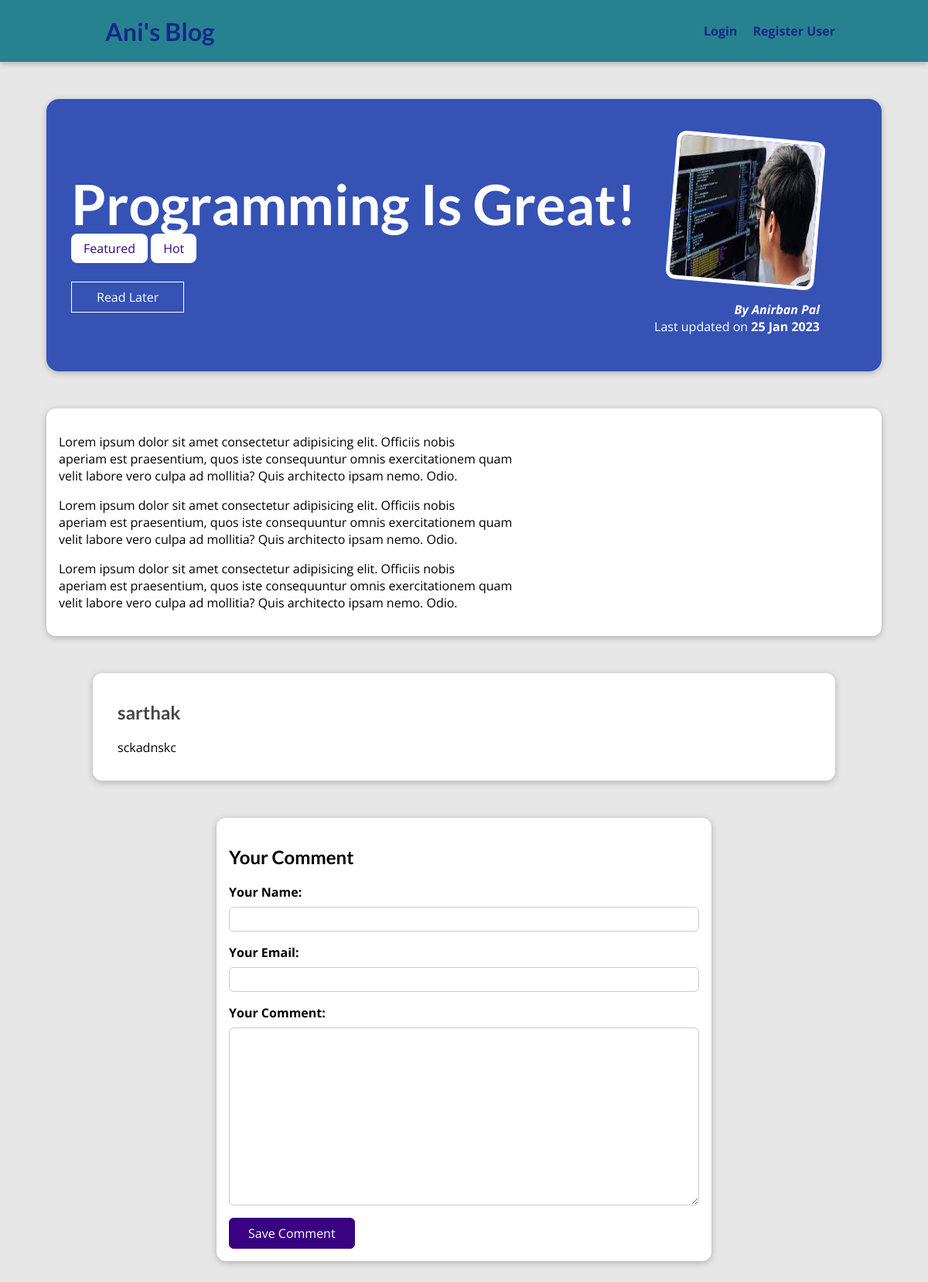
Page /posts/programming-is-fun on the committed database.
### blog/models.py (models this page shows, shortened)
class Post(models.Model):
    title = models.CharField(max_length=150)
    excerpt = models.CharField(max_length=200)
    image = models.ImageField(upload_to="posts", null=True)
    date = models.DateField(auto_now=True)
    slug = models.SlugField(unique=True, db_index=True)
    content = models.TextField(validators=[MinLengthValidator(10)])
    author = models.ForeignKey(
        Author, on_delete=models.SET_NULL, null=True, related_name="posts")
    tags = models.ManyToManyField(Tag)

class Tag(models.Model):
    caption = models.CharField(max_length=20)

class Author(models.Model):
    first_name = models.CharField(max_length=150)
    last_name = models.CharField(max_length=150)
    email_address = models.EmailField()
    def full_name(self):
        return f"{self.first_name} {self.last_name}"
    def __str__(self):
        return self.full_name()

class Comment(models.Model):
    user_name = models.CharField(max_length=120)
    user_email = models.EmailField()
    text = models.TextField(max_length=400)
    post = models.ForeignKey(
        Post, on_delete=models.CASCADE, related_name="comments")

### blog/views.py (the view, shortened to what this page needs)
# urls.py: path("posts/<slug:slug>", views.SinglePostView.as_view(),
class SinglePostView(View):
    def is_stored_post(self, request, post_id):
        stored_posts = request.session.get("stored_posts")
        if stored_posts is not None:
          is_saved_for_later = post_id in stored_posts
        else:
          is_saved_for_later = False
        return is_saved_for_later
    def get(self, request, slug):
        post = Post.objects.get(slug=slug)
        context = {
            "post": post,
            "post_tags": post.tags.all(),
            "comment_form": CommentForm(),
            "comments": post.comments.all().order_by("-id"),
            "saved_for_later": self.is_stored_post(request, post.id)
        }
        return render(request, "blog/post-detail.html", context)

### blog/forms.py
class CommentForm(forms.ModelForm):
    class Meta:
        model = Comment
        exclude = ["post"]
        labels = {
          "user_name": "Your Name",
          "user_email": "Your Email",
          "text": "Your Comment"
        }

### blog/templates/blog/post-detail.html (shortened to what this page needs)
{% extends "base.html" %}
{% load static %}
{% block css_files %}
<link rel="stylesheet" href="{% static "blog/post-detail.css" %}" />
{% endblock %}
{% block content %}
<section id="summary">
  <h2>{{ post.title }}</h2>
  <div>
    {% for tag in post_tags %}
      <span class="tag">{{ tag.caption }}</span>
    {% endfor %}
  </div>
  <div id="read-later">
    <form action="{% url "read-later" %}" method="POST">
      <button>
        {% if saved_for_later %}
          Remove from "Read Later" List
        {% else %}
          Read Later
        {% endif %}
      </button>
    </form>
  </div>
  <article>
    <img src="{{ post.image.url }}" alt="{{ post.title }}" />
    <address>By <a href="mailto:{{ post.author.email_address }}">{{ post.author }}</a></address>
    <div>Last updated on <time>{{ post.date|date:"d M Y" }}</time></div>
  </article>
</section>
<main>
  {{ post.content|linebreaks }}
</main>
<section id="comments">
  <ul>
    {% for comment in comments %}
      <li>
        <h2>{{ comment.user_name }}</h2>
        <p>{{ comment.text|linebreaks }}</p>
      </li>
    {% endfor %}
  </ul>
</section>
<section id="comment-form">
  <h2>Your Comment</h2>
  <form action="{% url "post-detail-page" post.slug %}" method="POST">
    {% for form_field in comment_form %}
      <div class="form-control {% if form_field.errors %}invalid{% endif %}">
        {{ form_field.label_tag }}
        {{ form_field }}
      </div>
    {% endfor %}
    <button>Save Comment</button>
  </form>
</section>
{% endblock %}

### static/app.css (style rules this page uses)
* { box-sizing: border-box; }
html { font-family: 'Open Sans', 'Lato', sans-serif; }
body { margin: 0; }
h1, h2, h3 { font-family: 'Lato', sans-serif; font-weight: bold; color: black; }

### blog/static/blog/post-detail.css (style rules this page uses)
body { background-color: #e7e7e7; }
#summary { margin: 8rem auto 3rem auto; padding: 2rem; width: 90%; max-width: 90rem; border-radius: 16px; background-color: #3552b4; position: relative; box-shadow: 0 2px 8px rgba(0, 0, 0, 0.25); height: 22rem; }
#summary h2 { color: white; font-size: 4.5rem; margin-bottom: 0.25rem; }
#summary article { position: absolute; top: 2rem; right: 3rem; padding: 1rem 2rem; border-radius: 12px; text-align: right; color: white; }
#summary article img { width: 12rem; height: 12rem; border-radius: 12px; transform: rotateZ(5deg); border: 5px solid white; margin-bottom: 1rem; }
#summary address { font-weight: bold; }
#summary a { color: white; text-decoration: none; }
#summary time { font-weight: bold; }
#read-later { margin: 2rem 0; }
#read-later button { background-color: transparent; border: 1px solid white; padding: 0.5rem 2rem; font: inherit; color: white; cursor: pointer; }
main { width: 90%; max-width: 90rem; margin: 3rem auto; background-color: white; padding: 1rem; border-radius: 12px; box-shadow: 0 2px 8px rgba(0, 0, 0, 0.25); }
.tag { background-color: white; color: #390281; padding: 0.5rem 1rem; border-radius: 8px; }
#comment-form { margin: 3rem auto; width: 90%; max-width: 40rem; border-radius: 12px; background-color: white; box-shadow: 0 2px 8px rgba(0, 0, 0, 0.25); padding: 1rem; }
#comment-form button { font: inherit; background-color: #390281; color: white; border: 1px solid #390281; padding: 0.5rem 1.5rem; border-radius: 6px; cursor: pointer; }
.form-control { margin-bottom: 1rem; }
.form-control label { font-weight: bold; margin-bottom: 0.5rem; display: block; }
.form-control input, .form-control textarea { display: block; width: 100%; font: inherit; padding: 0.25rem; border-radius: 6px; border: 1px solid #ccc; }
#comments { margin: 3rem auto; width: 90%; max-width: 60rem; border-radius: 12px; background-color: white; box-shadow: 0 2px 8px rgba(0, 0, 0, 0.25); padding: 1rem 2rem; }
#comments ul { list-style: none; margin: 0; padding: 0; }
#comments li { margin-bottom: 1rem; border-bottom: 2px solid #ccc; }
#comments li:last-of-type { border-bottom: none; }
#comments h2 { color: #464646; }

### rows in the picture
Post: title "Programming Is Great!", image (picture), author "Anirban Pal", date "25 Jan 2023", content "Lorem ipsum dolor sit amet consectetur adipisicing elit. Officiis nobis aperiam est praesentium, quos iste consequuntur omnis exercitationem quam velit labore vero culpa ad mollitia? Quis architecto ipsam nemo. Odio. Lorem ipsum dolor sit amet consectetur adipisicing elit. Officiis nobis aperiam est praesentium, quos iste consequuntur omnis exercitationem quam velit labore vero culpa ad mollitia? Quis architecto ipsam nemo. Odio. Lorem ipsum dolor sit amet consectetur adipisicing elit. Officiis nobis aperiam est praesentium, quos iste consequuntur omnis exercitationem quam velit labore vero culpa ad mollitia? Quis architecto ipsam nemo. Odio."
Tag: caption "Featured"
Tag: caption "Hot"
Comment: user_name "sarthak", text "sckadnskc"
